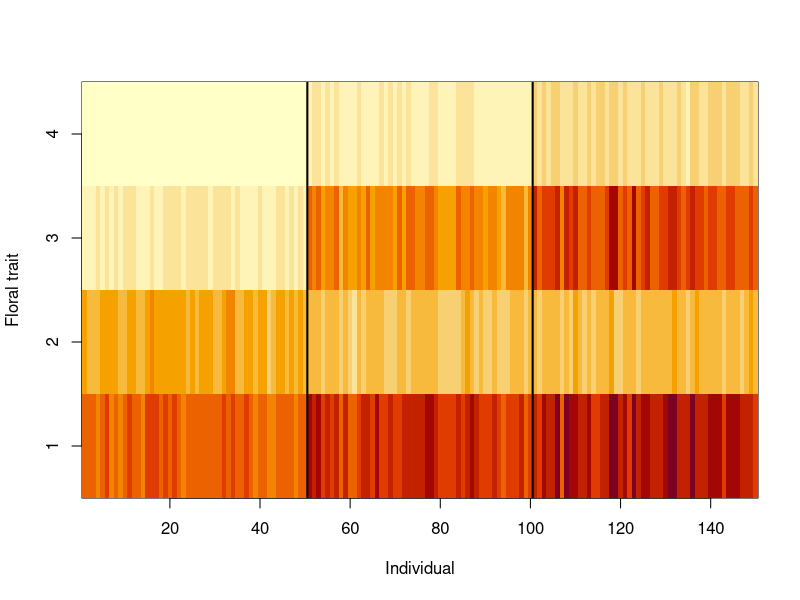

Reproduce this figure in R.
## ---- chunk 1
iris = datasets::iris
colors = hcl.colors(3)
traits = as.matrix(iris[,1:4])
species = iris$Species
image(y = 1:4, x = 1:length(species) , z = traits,
      ylab = "Floral trait", xlab = "Individual")
segments(50.5, 0, 50.5, 5, col = "black", lwd = 2)
segments(100.5, 0, 100.5, 5, col = "black", lwd = 2)
